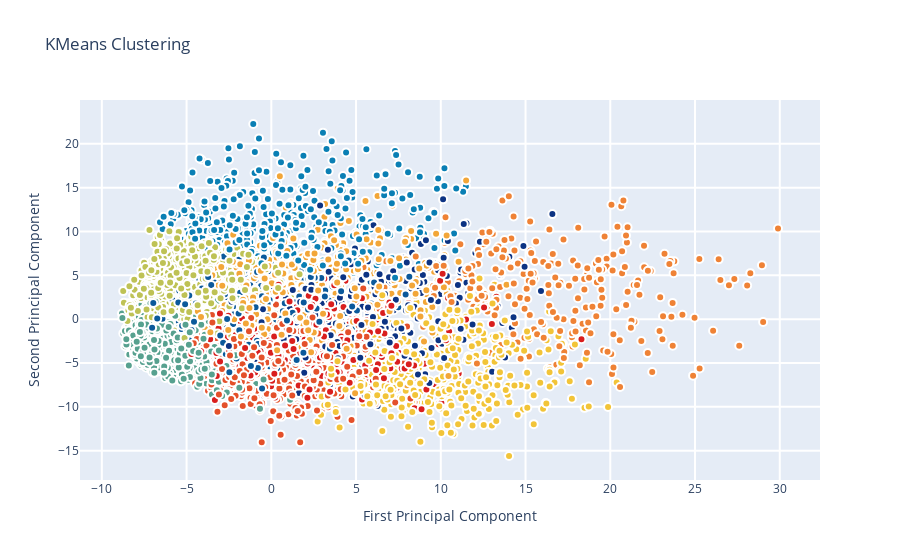

Notebook code cell kept with this figure:
### Code cell
from sklearn.cluster import KMeans # KMeans clustering 
# Set a KMeans clustering with 10 components ( 10 chosen sneakily ;) as hopefully we get back our 10 class labels)
kmeans = KMeans(n_clusters=10)
# Compute cluster centers and predict cluster indices
X_clustered = kmeans.fit_predict(X_5d)

trace_Kmeans = go.Scatter(x=X_5d[:, 0], y= X_5d[:, 1], mode="markers",
                    showlegend=False,
                    marker=dict(
                            size=8,
                            color = X_clustered,
                            colorscale = 'Portland',
                            showscale=False, 
                            line = dict(
            width = 2,
            color = 'rgb(255, 255, 255)'
        )
                   ))

layout = go.Layout(
    title= 'KMeans Clustering',
    hovermode= 'closest',
    xaxis= dict(
         title= 'First Principal Component',
        ticklen= 5,
        zeroline= False,
        gridwidth= 2,
    ),
    yaxis=dict(
        title= 'Second Principal Component',
        ticklen= 5,
        gridwidth= 2,
    ),
    showlegend= True
)

data = [trace_Kmeans]
fig1 = dict(data=data, layout= layout)
# fig1.append_trace(contour_list)
py.iplot(fig1, filename="svm")

### Figure 1 — Plotly figure (JSON) as saved in the notebook; plotly's stock layout.template omitted (floating-point values rounded to 4 significant figures; data arrays with more than 128 entries replaced by an {"elided": "..."} marker saying what was removed)
{"data": [{"marker": {"color": {"elided": "6000 int values"}, "colorscale": [[0, "rgb(12,51,131)"], [0.25, "rgb(10,136,186)"], [0.5, "rgb(242,211,56)"], [0.75, "rgb(242,143,56)"], [1, "rgb(217,30,30)"]], "line": {"color": "rgb(255, 255, 255)", "width": 2}, "showscale": false, "size": 8}, "mode": "markers", "showlegend": false, "type": "scatter", "x": {"elided": "6000 float values"}, "y": {"elided": "6000 float values"}}], "layout": {"hovermode": "closest", "showlegend": true, "title": {"text": "KMeans Clustering"}, "xaxis": {"gridwidth": 2, "ticklen": 5, "title": {"text": "First Principal Component"}, "zeroline": false}, "yaxis": {"gridwidth": 2, "ticklen": 5, "title": {"text": "Second Principal Component"}}}}
